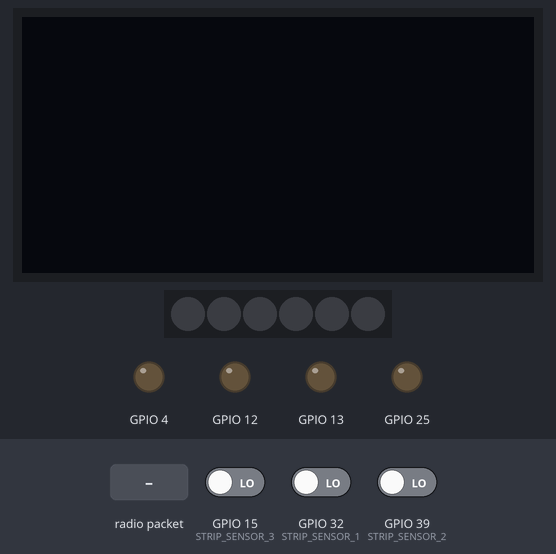
Simulated run of this sketch. Board: ESP32. Shown: 128×64 one-colour display, 6 RGB LEDs in strip order, left to right, output pins drawn as LEDs (lit = HIGH). Inputs (shaded band) come from the test bench; at power-on: GPIO 15 (STRIP_SENSOR_3) LOW, GPIO 32 (STRIP_SENSOR_1) LOW, GPIO 39 (STRIP_SENSOR_2) LOW. The audio player accepts every command and is not drawn.

Above: at 2.7 s.
2.8 s: radio packet "Stop" arrives
At 3.8 s:
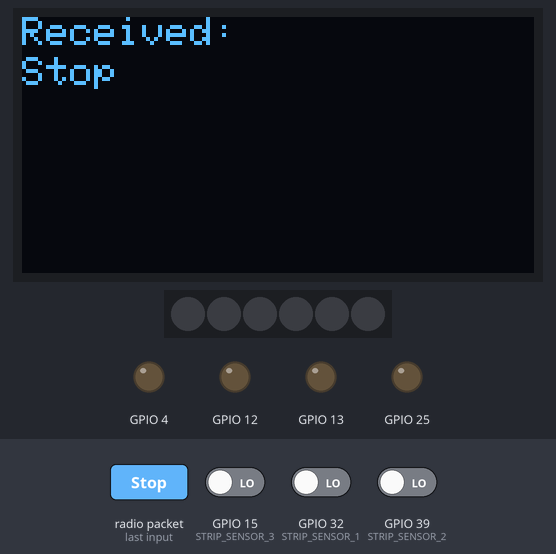
4.3 s: radio packet "Start" arrives
At 5.0 s:
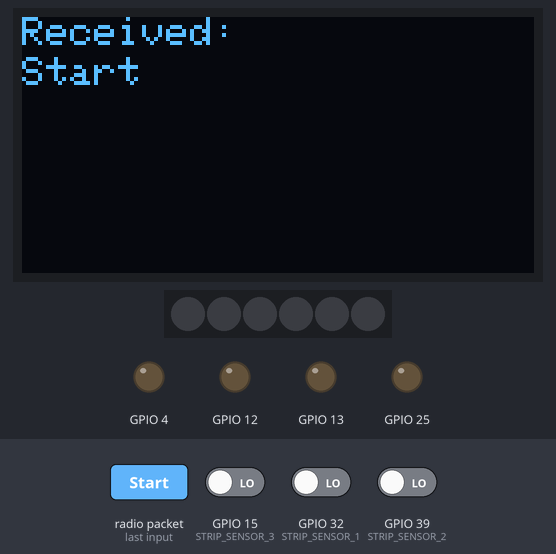
5.8 s: radio packet "Stop" arrives
At 6.1 s:
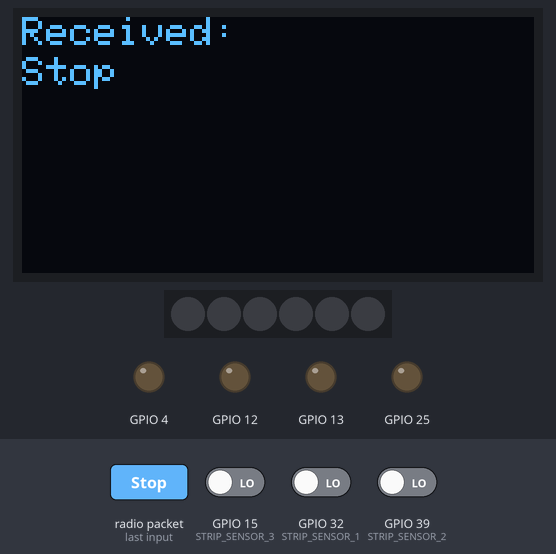
Timing chart, 0 to 8.8 s (numbered marks = the images above; inputs shaded):
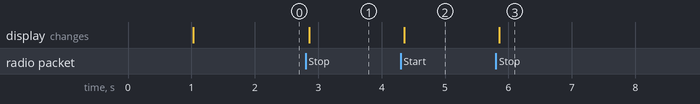

Measured:
- after the input at 2.8 s, the display: changes after 0.06 s (image 1)
- after the input at 4.3 s, the display: changes after 0.06 s (image 2)
- after the input at 5.8 s, the display: changes after 0.06 s (image 3)

The sketch:

TiutaSlaveWithStrip.ino
```cpp
#include <Wire.h>
#include <Adafruit_GFX.h>
#include <Adafruit_SH110X.h>
#include <WiFi.h>
#include <esp_now.h>
#include <Adafruit_NeoPixel.h>
#include "DFRobotDFPlayerMini.h"

// OLED pins
#define i2c_Address 0x3c // OLED screen I2C address
#define SCREEN_WIDTH 128
#define SCREEN_HEIGHT 64
#define OLED_RESET -1

#define Motor_B1 12
#define Motor_F1 13
#define Motor_B2 4
#define Motor_F2 25

#define Resolution 8
#define Freq 1000

#define PWM_CHANNEL_B1 0
#define PWM_CHANNEL_F1 1
#define PWM_CHANNEL_B2 2
#define PWM_CHANNEL_F2 3

#define NEOPIXEL_PIN 5
#define NUM_PIXELS 6

// IR Sensor Pins
#define STRIP_SENSOR_1 32
#define STRIP_SENSOR_2 39
#define STRIP_SENSOR_3 15
#define STRIP_SENSOR_4 5

// Define the analog pin connected to the IR sensor
#define IR_SENSOR1_PIN 35
#define IR_SENSOR2_PIN 36

#define LDR 34

#define RECORDING_TIME 2000

HardwareSerial mp3Serial(1);  //  Defines UART1 for communicating with DFPlayer Mini
DFRobotDFPlayerMini mp3;      // Create an object to control mp3

bool flagLDR = true;
bool flagMSG = true;

float speed = 0.5;

String receivedMsg = " ";
char lastReceivedMsg[20] = ""; // Stores the last received message
uint8_t masterAddress[] = {0x08, 0xA6, 0xF7, 0x08, 0x3E, 0x98};

// NeoPixel and display objects
Adafruit_NeoPixel NeoPixel(NUM_PIXELS, NEOPIXEL_PIN, NEO_GRB + NEO_KHZ800);
Adafruit_SH1106G display = Adafruit_SH1106G(SCREEN_WIDTH, SCREEN_HEIGHT, &Wire, OLED_RESET);

// Connection tracking
bool isConnected = false;
unsigned long lastReceivedTime = 0;  // Time when the last message was received
const unsigned long TIMEOUT = 1000; // Timeout period in milliseconds
/*
void headLights(bool isStopped)
{
  NeoPixel.clear();
  if ((digitalRead(LDR) == LOW && isStopped == true) || (digitalRead(LDR) == LOW))
  {
    NeoPixel.setPixelColor(0, NeoPixel.Color(255, 255, 150));
    NeoPixel.setPixelColor(1, NeoPixel.Color(255, 255, 150));
    NeoPixel.setPixelColor(2, NeoPixel.Color(255, 255, 150));
    NeoPixel.setPixelColor(3, NeoPixel.Color(255, 255, 150));
    NeoPixel.setPixelColor(4, NeoPixel.Color(128, 0, 0));
    NeoPixel.setPixelColor(5, NeoPixel.Color(128, 0, 0));
    NeoPixel.show();
  }
  else if (digitalRead(LDR) == HIGH && isStopped == true)
  {
    NeoPixel.setPixelColor(4, NeoPixel.Color(255, 0, 0));
    NeoPixel.setPixelColor(5, NeoPixel.Color(255, 0, 0));
    NeoPixel.show();
  }
  else
  {
    NeoPixel.clear();
    NeoPixel.show();
  }
}

void dayNightMode()
{
  if ((digitalRead(LDR) == LOW))
  {
    if(flagLDR)
    {
      mp3.play(2);// Play the second MP3 file (0002.mp3)
      delay(2000);
      flagLDR = false;
    }
  }

  else
  {
    if(flagLDR)
    {
      mp3.play(3);// Play the third MP3 file (0003.mp3)
      delay(2000);
      flagLDR = false;
    }
  }
}

void backupStop()
{
  int rawValue1 = digitalRead(IR_SENSOR1_PIN);
  int rawValue2 = digitalRead(IR_SENSOR2_PIN);

  if (rawValue1 == HIGH && rawValue2 == HIGH)
  {
    moveAccordingToStrip();
    //moveForward(false);
  }
  else
  {
    stopMotors(false);
  }

}
*/
void displayMessage(String title, String message)
{
  display.clearDisplay();
  display.setTextSize(1);
  display.setCursor(0, 0);
  display.println(title);
  display.setCursor(0, 10);
  display.println(message);
  display.display();
}
/*
void stopMotors(bool flagMSG)
{
  speed = 0;
  ledcWriteChannel(PWM_CHANNEL_F1, speed * 255);
  ledcWriteChannel(PWM_CHANNEL_F2, speed * 255);
  ledcWriteChannel(PWM_CHANNEL_B1, 0);
  ledcWriteChannel(PWM_CHANNEL_B2, 0);

  if (flagMSG)
  {
    mp3.play(6);
    delay(2000);
  }

}

void moveForward(bool flagMSG)
{
  speed = 0.5;
  ledcWriteChannel(PWM_CHANNEL_F1, speed * 255);
  ledcWriteChannel(PWM_CHANNEL_F2, speed * 255);
  ledcWriteChannel(PWM_CHANNEL_B1, 0);
  ledcWriteChannel(PWM_CHANNEL_B2, 0);

  if (flagMSG)
  {
    mp3.play(7);
    delay(2000);
  }

}
*/
void motorsWrite(float m1, float m2, float m3, float m4) {
  ledcWrite(Motor_F1, m1 * 255);
  ledcWrite(Motor_F2, m2 * 255);
  ledcWrite(Motor_B1, m3 * 255);
  ledcWrite(Motor_B2, m4 * 255);
}

void onDataRecv(const esp_now_recv_info_t *mac, const uint8_t *incomingData, int len)
{
  //flagBS = false; // As long as there is connection keep the BS flag off
  isConnected = true;
  lastReceivedTime = millis();

  char receivedMsg[len + 1];
  memcpy(receivedMsg, incomingData, len);
  receivedMsg[len] = '\0';

  /*if (strcmp(receivedMsg, lastReceivedMsg) != 0) // Check if the message changed
  {
    strcpy(lastReceivedMsg, receivedMsg); // Update last received message
    flagMSG = true; // Reset the flag since the message has changed
  }*/

  if (strcmp(receivedMsg, "Stop") == 0)
  {
    displayMessage("Received:", receivedMsg);
    //stopMotors(flagMSG);
    //flagMSG = false;
    //headLights(true);
    const char *message = "Stop received";
    esp_now_send(masterAddress, (uint8_t *)message, strlen(message));

  }

  else if (strcmp(receivedMsg, "Start") == 0)
  {
    displayMessage("Received:", receivedMsg);
    //moveForward(flagMSG);
    moveAccordingToStrip();
    //flagMSG = false;
    //headLights(false);
    const char *message = "Start received";
    esp_now_send(masterAddress, (uint8_t *)message, strlen(message));

  }
}


void OnDataSent(const uint8_t *mac_addr, esp_now_send_status_t status)
{

}

void moveAccordingToStrip()
{
  // Drive forward
  if (digitalRead(STRIP_SENSOR_2) && digitalRead(STRIP_SENSOR_3))
  {
    motorsWrite(0.4, 0.4, 0, 0);

  // Extreme correcting to the left at the start, when the middle sensors see the line
   if(digitalRead(STRIP_SENSOR_4))
   {
    motorsWrite(1,0,0,0);
   }

   // Extreme correcting to the right at the start, when the middle sensors see the line
   else if(digitalRead(STRIP_SENSOR_1))
   {
    motorsWrite(0,1,0,0);
   }
  }

  // Extreme correcting to the left in the end, when only STRIP_SENSOR_4 is able to see the line
  else if(digitalRead(STRIP_SENSOR_4))
  {
    motorsWrite(1,0,0,0);
    if (!digitalRead(STRIP_SENSOR_4)) // A case in which the turn is wide and no sensor can see the line
    {
      while(!digitalRead(STRIP_SENSOR_2) && !digitalRead(STRIP_SENSOR_3)); // keep turning until it sees the line
    }

  }

  // Extreme correcting to the right in the end, when only STRIP_SENSOR_1 is able to see the line
  else if(digitalRead(STRIP_SENSOR_1))
  {
    motorsWrite(0,1,0,0);
    if (!digitalRead(STRIP_SENSOR_1)) // A case in which the turn is wide and no sensor can see the line
    {
      while(!digitalRead(STRIP_SENSOR_2) && !digitalRead(STRIP_SENSOR_3)); // keep turning until it sees the line
    }
  }

  // Minor correcting to the left, when the car moves a bit, when there are twists.
  else if (digitalRead(STRIP_SENSOR_3))
  {
    motorsWrite(0.8, 0.1, 0, 0);
  }

  // Minor correcting to the right, when the car moves a bit, when there are twists.
  else if (digitalRead(STRIP_SENSOR_2))
  {
    motorsWrite(0.1, 0.8, 0, 0);
  }

  // Stop
  else
  {
    motorsWrite(0, 0, 0, 0);
  }
}

void setup()
{
  display.begin(i2c_Address, true);
  display.clearDisplay();
  display.setTextColor(SH110X_WHITE);
  delay(1000);

  WiFi.mode(WIFI_STA);

  if (esp_now_init() != ESP_OK)
  {
    displayMessage("Error", "Init ESP-NOW");
    return;
  }

  esp_now_register_recv_cb(onDataRecv);

  esp_now_peer_info_t peerInfo = {};
  memcpy(peerInfo.peer_addr, masterAddress, 6);
  peerInfo.channel = 0;
  peerInfo.encrypt = false;

  if (esp_now_add_peer(&peerInfo) != ESP_OK)
  {
    displayMessage("Error", "Add Peer Fail");
    return;
  }

  ledcAttachChannel(Motor_B1, Freq, Resolution, PWM_CHANNEL_B1);
  ledcAttachChannel(Motor_F1, Freq, Resolution, PWM_CHANNEL_F1);
  ledcAttachChannel(Motor_B2, Freq, Resolution, PWM_CHANNEL_B2);
  ledcAttachChannel(Motor_F2, Freq, Resolution, PWM_CHANNEL_F2);

  NeoPixel.begin();
  NeoPixel.clear();
  NeoPixel.show();

  pinMode(STRIP_SENSOR_1, INPUT);
  pinMode(STRIP_SENSOR_2, INPUT);
  pinMode(STRIP_SENSOR_3, INPUT);
  pinMode(STRIP_SENSOR_4, INPUT);

  pinMode(LDR, INPUT);
  pinMode(IR_SENSOR1_PIN, INPUT);
  pinMode(IR_SENSOR2_PIN, INPUT);

  // Start Serial communication with DFPlayer Mini
  mp3Serial.begin(9600, SERIAL_8N1, 16, 17);  //rx=16, tx=17

  mp3.begin(mp3Serial); // Initialize DFPlayer Mini
  mp3.volume(30); // Set volume to 30
}

void loop()
{
  /*
  dayNightMode();

  // Check for connection timeout
  if (millis() - lastReceivedTime > TIMEOUT)
  {
    // No communiction so turn on the backup stop option
    isConnected = false;
  }

  if (!isConnected)
  {
    backupStop();
  }
  */
}
```
